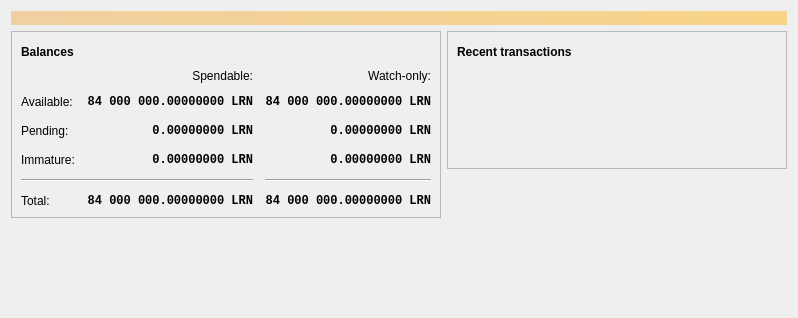
<?xml version="1.0" encoding="UTF-8"?>
<ui version="4.0">
 <class>OverviewPage</class>
 <widget class="QWidget" name="OverviewPage">
  <property name="geometry">
   <rect>
    <x>0</x>
    <y>0</y>
    <width>798</width>
    <height>318</height>
   </rect>
  </property>
  <property name="windowTitle">
   <string>Form</string>
  </property>
  <layout class="QVBoxLayout" name="topLayout">
   <item>
    <widget class="QLabel" name="labelAlerts">
     <property name="visible">
      <bool>false</bool>
     </property>
     <property name="styleSheet">
      <string notr="true">QLabel { background-color: qlineargradient(x1: 0, y1: 0, x2: 1, y2: 0, stop:0 #F0D0A0, stop:1 #F8D488); color:#000000; }</string>
     </property>
     <property name="wordWrap">
      <bool>true</bool>
     </property>
     <property name="margin">
      <number>3</number>
     </property>
     <property name="textInteractionFlags">
      <set>Qt::TextSelectableByMouse</set>
     </property>
    </widget>
   </item>
   <item>
    <layout class="QHBoxLayout" name="horizontalLayout" stretch="1,1">
     <item>
      <layout class="QVBoxLayout" name="verticalLayout_2">
       <item>
        <widget class="QFrame" name="frame">
         <property name="frameShape">
          <enum>QFrame::StyledPanel</enum>
         </property>
         <property name="frameShadow">
          <enum>QFrame::Raised</enum>
         </property>
         <layout class="QVBoxLayout" name="verticalLayout_4">
          <item>
           <layout class="QHBoxLayout" name="horizontalLayout_4">
            <item>
             <widget class="QLabel" name="label_5">
              <property name="font">
               <font>
                <weight>75</weight>
                <bold>true</bold>
               </font>
              </property>
              <property name="text">
               <string>Balances</string>
              </property>
             </widget>
            </item>
            <item>
             <widget class="QPushButton" name="labelWalletStatus">
              <property name="enabled">
               <bool>true</bool>
              </property>
              <property name="maximumSize">
               <size>
                <width>30</width>
                <height>16777215</height>
               </size>
              </property>
              <property name="toolTip">
               <string>The displayed information may be out of date. Your wallet automatically synchronizes with the Liaron network after a connection is established, but this process has not completed yet.</string>
              </property>
              <property name="text">
               <string/>
              </property>
              <property name="icon">
               <iconset resource="../bitcoin.qrc">
                <normaloff>:/icons/warning</normaloff>
                <disabledoff>:/icons/warning</disabledoff>:/icons/warning</iconset>
              </property>
              <property name="iconSize">
               <size>
                <width>24</width>
                <height>24</height>
               </size>
              </property>
              <property name="flat">
               <bool>true</bool>
              </property>
             </widget>
            </item>
            <item>
             <spacer name="horizontalSpacer_3">
              <property name="orientation">
               <enum>Qt::Horizontal</enum>
              </property>
              <property name="sizeHint" stdset="0">
               <size>
                <width>40</width>
                <height>20</height>
               </size>
              </property>
             </spacer>
            </item>
           </layout>
          </item>
          <item>
           <layout class="QGridLayout" name="gridLayout">
            <property name="spacing">
             <number>12</number>
            </property>
            <item row="2" column="2">
             <widget class="QLabel" name="labelWatchPending">
              <property name="font">
               <font>
                <family>Monospace</family>
                <weight>75</weight>
                <bold>true</bold>
               </font>
              </property>
              <property name="cursor">
               <cursorShape>IBeamCursor</cursorShape>
              </property>
              <property name="toolTip">
               <string>Unconfirmed transactions to watch-only addresses</string>
              </property>
              <property name="text">
               <string notr="true">0.00000000 LRN</string>
              </property>
              <property name="alignment">
               <set>Qt::AlignRight|Qt::AlignTrailing|Qt::AlignVCenter</set>
              </property>
              <property name="textInteractionFlags">
               <set>Qt::LinksAccessibleByMouse|Qt::TextSelectableByKeyboard|Qt::TextSelectableByMouse</set>
              </property>
             </widget>
            </item>
            <item row="2" column="1">
             <widget class="QLabel" name="labelUnconfirmed">
              <property name="font">
               <font>
                <family>Monospace</family>
                <weight>75</weight>
                <bold>true</bold>
               </font>
              </property>
              <property name="cursor">
               <cursorShape>IBeamCursor</cursorShape>
              </property>
              <property name="toolTip">
               <string>Total of transactions that have yet to be confirmed, and do not yet count toward the spendable balance</string>
              </property>
              <property name="text">
               <string notr="true">0.00000000 LRN</string>
              </property>
              <property name="alignment">
               <set>Qt::AlignRight|Qt::AlignTrailing|Qt::AlignVCenter</set>
              </property>
              <property name="textInteractionFlags">
               <set>Qt::LinksAccessibleByMouse|Qt::TextSelectableByKeyboard|Qt::TextSelectableByMouse</set>
              </property>
             </widget>
            </item>
            <item row="3" column="2">
             <widget class="QLabel" name="labelWatchImmature">
              <property name="font">
               <font>
                <family>Monospace</family>
                <weight>75</weight>
                <bold>true</bold>
               </font>
              </property>
              <property name="cursor">
               <cursorShape>IBeamCursor</cursorShape>
              </property>
              <property name="toolTip">
               <string>Mined balance in watch-only addresses that has not yet matured</string>
              </property>
              <property name="text">
               <string notr="true">0.00000000 LRN</string>
              </property>
              <property name="alignment">
               <set>Qt::AlignRight|Qt::AlignTrailing|Qt::AlignVCenter</set>
              </property>
              <property name="textInteractionFlags">
               <set>Qt::LinksAccessibleByMouse|Qt::TextSelectableByKeyboard|Qt::TextSelectableByMouse</set>
              </property>
             </widget>
            </item>
            <item row="4" column="0" colspan="2">
             <widget class="Line" name="line">
              <property name="orientation">
               <enum>Qt::Horizontal</enum>
              </property>
             </widget>
            </item>
            <item row="4" column="2">
             <widget class="Line" name="lineWatchBalance">
              <property name="sizePolicy">
               <sizepolicy hsizetype="Preferred" vsizetype="Fixed">
                <horstretch>0</horstretch>
                <verstretch>0</verstretch>
               </sizepolicy>
              </property>
              <property name="minimumSize">
               <size>
                <width>140</width>
                <height>0</height>
               </size>
              </property>
              <property name="orientation">
               <enum>Qt::Horizontal</enum>
              </property>
             </widget>
            </item>
            <item row="5" column="0">
             <widget class="QLabel" name="labelTotalText">
              <property name="text">
               <string>Total:</string>
              </property>
             </widget>
            </item>
            <item row="3" column="1">
             <widget class="QLabel" name="labelImmature">
              <property name="font">
               <font>
                <family>Monospace</family>
                <weight>75</weight>
                <bold>true</bold>
               </font>
              </property>
              <property name="cursor">
               <cursorShape>IBeamCursor</cursorShape>
              </property>
              <property name="toolTip">
               <string>Mined balance that has not yet matured</string>
              </property>
              <property name="text">
               <string notr="true">0.00000000 LRN</string>
              </property>
              <property name="alignment">
               <set>Qt::AlignRight|Qt::AlignTrailing|Qt::AlignVCenter</set>
              </property>
              <property name="textInteractionFlags">
               <set>Qt::LinksAccessibleByMouse|Qt::TextSelectableByKeyboard|Qt::TextSelectableByMouse</set>
              </property>
             </widget>
            </item>
            <item row="2" column="3">
             <spacer name="horizontalSpacer_2">
              <property name="orientation">
               <enum>Qt::Horizontal</enum>
              </property>
              <property name="sizeHint" stdset="0">
               <size>
                <width>40</width>
                <height>20</height>
               </size>
              </property>
             </spacer>
            </item>
            <item row="3" column="0">
             <widget class="QLabel" name="labelImmatureText">
              <property name="text">
               <string>Immature:</string>
              </property>
             </widget>
            </item>
            <item row="5" column="1">
             <widget class="QLabel" name="labelTotal">
              <property name="font">
               <font>
                <family>Monospace</family>
                <weight>75</weight>
                <bold>true</bold>
               </font>
              </property>
              <property name="cursor">
               <cursorShape>IBeamCursor</cursorShape>
              </property>
              <property name="toolTip">
               <string>Your current total balance</string>
              </property>
              <property name="text">
               <string notr="true">84 000 000.00000000 LRN</string>
              </property>
              <property name="alignment">
               <set>Qt::AlignRight|Qt::AlignTrailing|Qt::AlignVCenter</set>
              </property>
              <property name="textInteractionFlags">
               <set>Qt::LinksAccessibleByMouse|Qt::TextSelectableByKeyboard|Qt::TextSelectableByMouse</set>
              </property>
             </widget>
            </item>
            <item row="5" column="2">
             <widget class="QLabel" name="labelWatchTotal">
              <property name="font">
               <font>
                <family>Monospace</family>
                <weight>75</weight>
                <bold>true</bold>
               </font>
              </property>
              <property name="cursor">
               <cursorShape>IBeamCursor</cursorShape>
              </property>
              <property name="toolTip">
               <string>Current total balance in watch-only addresses</string>
              </property>
              <property name="text">
               <string notr="true">84 000 000.00000000 LRN</string>
              </property>
              <property name="alignment">
               <set>Qt::AlignRight|Qt::AlignTrailing|Qt::AlignVCenter</set>
              </property>
              <property name="textInteractionFlags">
               <set>Qt::LinksAccessibleByMouse|Qt::TextSelectableByKeyboard|Qt::TextSelectableByMouse</set>
              </property>
             </widget>
            </item>
            <item row="0" column="2">
             <widget class="QLabel" name="labelWatchonly">
              <property name="text">
               <string>Watch-only:</string>
              </property>
              <property name="alignment">
               <set>Qt::AlignRight|Qt::AlignTrailing|Qt::AlignVCenter</set>
              </property>
             </widget>
            </item>
            <item row="1" column="0">
             <widget class="QLabel" name="labelBalanceText">
              <property name="text">
               <string>Available:</string>
              </property>
             </widget>
            </item>
            <item row="1" column="1">
             <widget class="QLabel" name="labelBalance">
              <property name="font">
               <font>
                <family>Monospace</family>
                <weight>75</weight>
                <bold>true</bold>
               </font>
              </property>
              <property name="cursor">
               <cursorShape>IBeamCursor</cursorShape>
              </property>
              <property name="toolTip">
               <string>Your current spendable balance</string>
              </property>
              <property name="text">
               <string notr="true">84 000 000.00000000 LRN</string>
              </property>
              <property name="alignment">
               <set>Qt::AlignRight|Qt::AlignTrailing|Qt::AlignVCenter</set>
              </property>
              <property name="textInteractionFlags">
               <set>Qt::LinksAccessibleByMouse|Qt::TextSelectableByKeyboard|Qt::TextSelectableByMouse</set>
              </property>
             </widget>
            </item>
            <item row="1" column="2">
             <widget class="QLabel" name="labelWatchAvailable">
              <property name="font">
               <font>
                <family>Monospace</family>
                <weight>75</weight>
                <bold>true</bold>
               </font>
              </property>
              <property name="cursor">
               <cursorShape>IBeamCursor</cursorShape>
              </property>
              <property name="toolTip">
               <string>Your current balance in watch-only addresses</string>
              </property>
              <property name="text">
               <string notr="true">84 000 000.00000000 LRN</string>
              </property>
              <property name="alignment">
               <set>Qt::AlignRight|Qt::AlignTrailing|Qt::AlignVCenter</set>
              </property>
              <property name="textInteractionFlags">
               <set>Qt::LinksAccessibleByMouse|Qt::TextSelectableByKeyboard|Qt::TextSelectableByMouse</set>
              </property>
             </widget>
            </item>
            <item row="2" column="0">
             <widget class="QLabel" name="labelPendingText">
              <property name="text">
               <string>Pending:</string>
              </property>
             </widget>
            </item>
            <item row="0" column="1">
             <widget class="QLabel" name="labelSpendable">
              <property name="text">
               <string>Spendable:</string>
              </property>
              <property name="alignment">
               <set>Qt::AlignRight|Qt::AlignTrailing|Qt::AlignVCenter</set>
              </property>
             </widget>
            </item>
           </layout>
          </item>
         </layout>
        </widget>
       </item>
       <item>
        <spacer name="verticalSpacer">
         <property name="orientation">
          <enum>Qt::Vertical</enum>
         </property>
         <property name="sizeHint" stdset="0">
          <size>
           <width>20</width>
           <height>40</height>
          </size>
         </property>
        </spacer>
       </item>
      </layout>
     </item>
     <item>
      <layout class="QVBoxLayout" name="verticalLayout_3">
       <item>
        <widget class="QFrame" name="frame_2">
         <property name="frameShape">
          <enum>QFrame::StyledPanel</enum>
         </property>
         <property name="frameShadow">
          <enum>QFrame::Raised</enum>
         </property>
         <layout class="QVBoxLayout" name="verticalLayout">
          <item>
           <layout class="QHBoxLayout" name="horizontalLayout_2">
            <item>
             <widget class="QLabel" name="label_4">
              <property name="font">
               <font>
                <weight>75</weight>
                <bold>true</bold>
               </font>
              </property>
              <property name="text">
               <string>Recent transactions</string>
              </property>
             </widget>
            </item>
            <item>
             <widget class="QPushButton" name="labelTransactionsStatus">
              <property name="enabled">
               <bool>true</bool>
              </property>
              <property name="maximumSize">
               <size>
                <width>30</width>
                <height>16777215</height>
               </size>
              </property>
              <property name="toolTip">
               <string>The displayed information may be out of date. Your wallet automatically synchronizes with the Liaron network after a connection is established, but this process has not completed yet.</string>
              </property>
              <property name="text">
               <string/>
              </property>
              <property name="icon">
               <iconset resource="../bitcoin.qrc">
                <normaloff>:/icons/warning</normaloff>
                <disabledoff>:/icons/warning</disabledoff>:/icons/warning</iconset>
              </property>
              <property name="iconSize">
               <size>
                <width>24</width>
                <height>24</height>
               </size>
              </property>
              <property name="flat">
               <bool>true</bool>
              </property>
             </widget>
            </item>
            <item>
             <spacer name="horizontalSpacer">
              <property name="orientation">
               <enum>Qt::Horizontal</enum>
              </property>
              <property name="sizeHint" stdset="0">
               <size>
                <width>40</width>
                <height>20</height>
               </size>
              </property>
             </spacer>
            </item>
           </layout>
          </item>
          <item>
           <widget class="TransactionOverviewWidget" name="listTransactions">
            <property name="styleSheet">
             <string notr="true">QListView { background: transparent; }</string>
            </property>
            <property name="frameShape">
             <enum>QFrame::NoFrame</enum>
            </property>
            <property name="verticalScrollBarPolicy">
             <enum>Qt::ScrollBarAlwaysOff</enum>
            </property>
            <property name="horizontalScrollBarPolicy">
             <enum>Qt::ScrollBarAlwaysOff</enum>
            </property>
            <property name="sizeAdjustPolicy">
             <enum>QAbstractScrollArea::AdjustToContents</enum>
            </property>
            <property name="selectionMode">
             <enum>QAbstractItemView::NoSelection</enum>
            </property>
            <property name="uniformItemSizes">
             <bool>true</bool>
            </property>
           </widget>
          </item>
         </layout>
        </widget>
       </item>
       <item>
        <spacer name="verticalSpacer_2">
         <property name="orientation">
          <enum>Qt::Vertical</enum>
         </property>
         <property name="sizeHint" stdset="0">
          <size>
           <width>20</width>
           <height>40</height>
          </size>
         </property>
        </spacer>
       </item>
      </layout>
     </item>
    </layout>
   </item>
  </layout>
 </widget>
 <customwidgets>
  <customwidget>
   <class>TransactionOverviewWidget</class>
   <extends>QListView</extends>
   <header>qt/transactionoverviewwidget.h</header>
  </customwidget>
 </customwidgets>
 <resources/>
 <connections/>
</ui>
